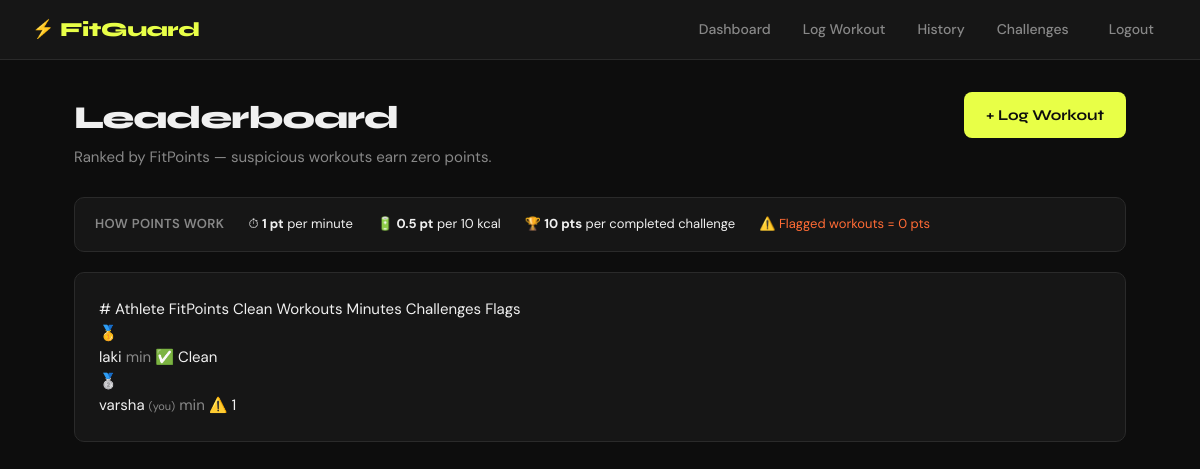
Page /leaderboard (signed in) on the committed database.
### tables this page shows
CREATE TABLE users (
                id       INTEGER PRIMARY KEY AUTOINCREMENT,
                username TEXT    NOT NULL UNIQUE,
                email    TEXT    NOT NULL UNIQUE,
                password TEXT    NOT NULL,
                created_at TEXT  DEFAULT CURRENT_TIMESTAMP
            );

### app.py (the view)
@app.route("/leaderboard")
@login_required
def leaderboard():
    with get_db() as conn:
        rows = conn.execute("""
            SELECT u.id, u.username,
                COALESCE(SUM(
                    CASE
                      WHEN IFNULL(w.anomaly_status,'normal') != 'suspicious'
                      THEN w.duration
                      ELSE 0
                    END
                ),0) AS clean_min,

                COALESCE(SUM(
                    CASE
                      WHEN IFNULL(w.anomaly_status,'normal') != 'suspicious'
                      THEN COALESCE(w.calories,0)
                      ELSE 0
                    END
                ),0) AS clean_cal,

                COUNT(
                    CASE
                      WHEN IFNULL(w.anomaly_status,'normal')='suspicious'
                      THEN 1
                    END
                ) AS flagged

            FROM users u
            LEFT JOIN workouts w
            ON w.user_id = u.id

            GROUP BY u.id
        """).fetchall()
        cpts = {
            r["user_id"]: r["n"]
            for r in conn.execute(
                "SELECT user_id, COUNT(*) as n FROM challenges WHERE status='completed' GROUP BY user_id"
            ).fetchall()
        }
    board = sorted([
        {
            "rank": 0,
            "username": r["username"],
            "fit_points":
                (
                    r["clean_min"]
                    + (r["clean_cal"] * 0.05)
                    + (cpts.get(r["id"],0) * 10)
                ),
            "flagged": r["flagged"],
            "is_me": r["id"] == session["user_id"]
        }
        for r in rows
    ], key=lambda x: -x["fit_points"])[:50]
    for i, entry in enumerate(board):
        entry["rank"] = i + 1
    return render_template(
        "leaderboard.html",
        board=board
    )

### app.py (called while the page is built)
def get_db():
    conn = sqlite3.connect(DB_PATH)
    conn.row_factory = sqlite3.Row
    return conn

def login_required(f):
    @wraps(f)
    def decorated(*args, **kwargs):
        if "user_id" not in session:
            flash("Please log in to continue.", "warning")
            return redirect(url_for("login"))
        return f(*args, **kwargs)
    return decorated

### templates/leaderboard.html (shortened to what this page needs)
{% extends "base.html" %}
{% block content %}
<div class="page-header">
  <div>
    <h1 class="page-title">Leaderboard</h1>
    <p class="page-sub">Ranked by FitPoints — suspicious workouts earn zero points.</p>
  </div>
  <a href="{{ url_for('log_workout') }}" class="btn-primary">+ Log Workout</a>
</div>
<div class="card" style="margin-bottom: 20px; padding: 16px 20px;">
  <div style="display:flex; gap: 24px; flex-wrap: wrap; align-items: center;">
    <span style="font-size:13px; color: var(--muted); font-weight:600; letter-spacing:.4px; text-transform:uppercase;">How points work</span>
    <span style="font-size:13px; color: var(--text);">⏱ <strong>1 pt</strong> per minute</span>
    <span style="font-size:13px; color: var(--text);">🔋 <strong>0.5 pt</strong> per 10 kcal</span>
    <span style="font-size:13px; color: var(--text);">🏆 <strong>10 pts</strong> per completed challenge</span>
    <span style="font-size:13px; color: var(--orange);">⚠️ Flagged workouts = 0 pts</span>
  </div>
</div>
{% if board %}
  <div class="card">
    <div class="leaderboard-table">
      <div class="lb-head">
        <span>#</span>
        <span>Athlete</span>
        <span>FitPoints</span>
        <span>Clean Workouts</span>
        <span>Minutes</span>
        <span>Challenges</span>
        <span>Flags</span>
      </div>
      {% for entry in board %}
        <div class="lb-row {{ 'me' if entry.is_me else '' }}">
          <span>
            <div class="rank-badge rank-{{ entry.rank if entry.rank <= 3 else 'other' }}">
              {% if entry.rank == 1 %}🥇
              {% elif entry.rank == 2 %}🥈
              {% elif entry.rank == 3 %}🥉
              {% else %}{{ entry.rank }}{% endif %}
            </div>
          </span>
          <span class="lb-username">
            {{ entry.username }}
            {% if entry.is_me %}<span style="font-size:11px; color:var(--muted); font-weight:400;"> (you)</span>{% endif %}
          </span>
          <span style="color: var(--muted);">{{ entry.clean_minutes }} min</span>
          <span>
            <span class="flag-pill {{ 'has-flags' if entry.flagged > 0 else 'no-flags' }}">
              {{ '⚠️ ' ~ entry.flagged if entry.flagged > 0 else '✅ Clean' }}
            </span>
          </span>
        </div>
      {% endfor %}
    </div>
  </div>
{% endif %}
{% endblock %}

### static/css/style.css (style rules this page uses)
:root { --bg: #0d0d0d; --surface: #161616; --surface2: #1f1f1f; --border: #2a2a2a; --text: #f0f0f0; --muted: #888; --accent: #e8ff47; --orange: #ff6b35; --green: #3ddc84; --blue: #5bbcff; --purple: #b57bff; --radius: 10px; --font-head: 'Syne', sans-serif; --font-body: 'DM Sans', sans-serif; }
*, *::before, *::after { box-sizing: border-box; margin: 0; padding: 0; }
html { scroll-behavior: smooth; }
body { background: var(--bg); color: var(--text); font-family: var(--font-body); font-size: 15px; line-height: 1.6; min-height: 100vh; }
a { color: var(--accent); text-decoration: none; }
.btn-primary { background: var(--accent); color: #0d0d0d; font-family: var(--font-head); font-weight: 700; font-size: 15px; padding: 11px 22px; border-radius: 8px; border: none; cursor: pointer; transition: opacity 0.2s, transform 0.1s; display: inline-flex; align-items: center; gap: 6px; text-decoration: none; }
.page-header { display: flex; align-items: flex-start; justify-content: space-between; margin-bottom: 28px; gap: 16px; }
.page-title { font-family: var(--font-head); font-weight: 800; font-size: 32px; color: var(--text); letter-spacing: -1px; }
.page-sub { color: var(--muted); font-size: 15px; margin-top: 2px; }
.card { background: var(--surface); border: 1px solid var(--border); border-radius: var(--radius); padding: 24px; margin-bottom: 20px; }
.stat-card, .card, .challenge-card { animation: fadeUp 0.35s ease both; }

### rows in the picture
users: username "laki", flagged "✅ Clean"
users: username "varsha", shows "(you)", flagged "⚠️ 1"
